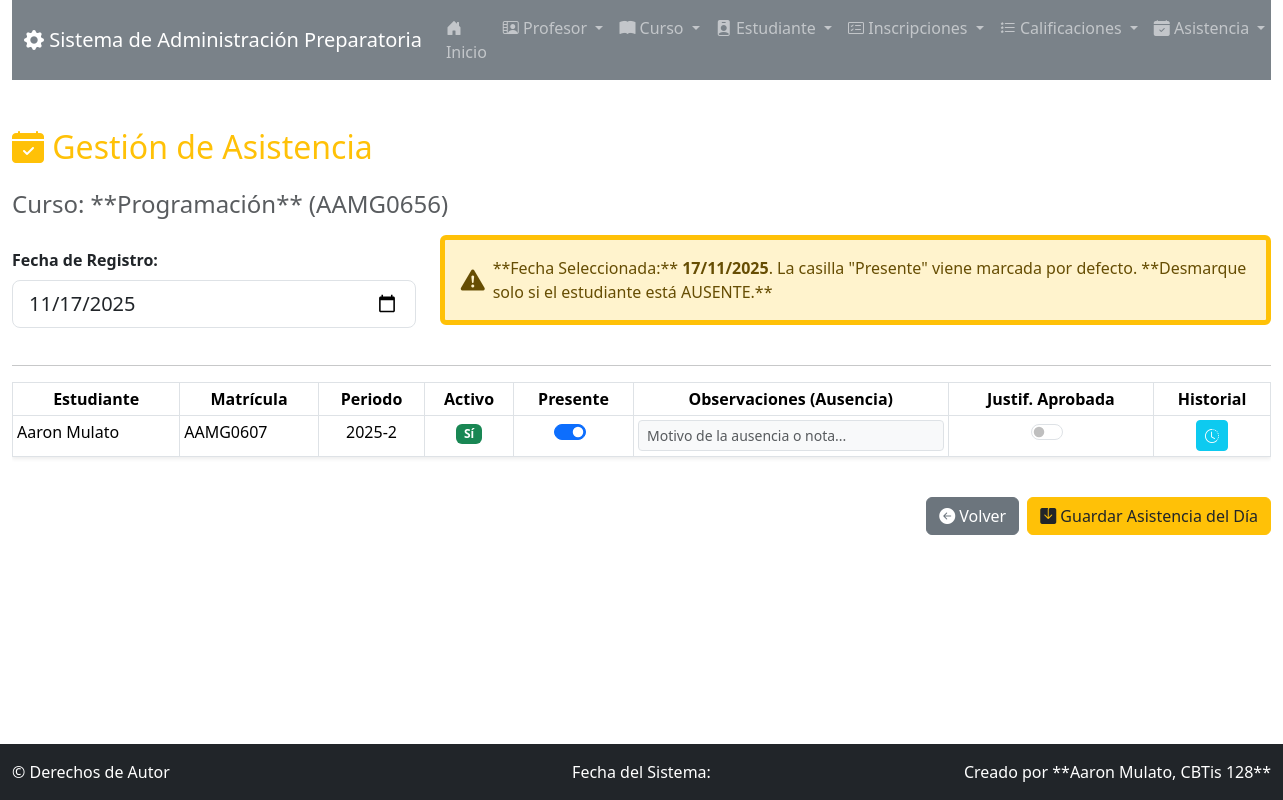
Screenshot of /asistencia/gestionar/1/ with the database file from the repository.
### app_Preparatoria/models.py (models this page shows, shortened)
class Curso(models.Model):
    nombre_curso = models.CharField(max_length=50)
    codigo = models.CharField(max_length=10, unique=True)
    descripcion = models.TextField(max_length=100)
    creditos = models.PositiveIntegerField()
    horario = models.CharField(max_length=50)
    aula = models.CharField(max_length=20)
    profesor = models.ForeignKey(Profesor, related_name="cursos", on_delete=models.CASCADE)

class Inscripcion(models.Model):
    estudiante = models.ForeignKey(Estudiante, on_delete=models.CASCADE)
    curso = models.ForeignKey(Curso, on_delete=models.CASCADE)
    fecha_inscripcion_curso = models.DateField(auto_now_add=True)
    fecha_finalizacion = models.DateField(null=True, blank=True)
    esta_activo = models.BooleanField(default=True)
    periodo_academico = models.CharField(max_length=50, default="2025-2") # Campo nuevo
    es_obligatorio = models.BooleanField(default=True) # Campo nuevo
    class Meta:
        unique_together = ('estudiante', 'curso', 'periodo_academico') # Ajuste para permitir reinscripción en otro periodo

class Estudiante(models.Model):
    nombre_estudiante = models.CharField(max_length=50)
    apellido_estudiante = models.CharField(max_length=50)
    matricula = models.CharField(max_length=10, unique=True)
    correo_estudiante = models.EmailField(max_length=100)
    fecha_nacimiento = models.DateField()
    fecha_inscripcion = models.DateField(auto_now_add=True)
    cursos = models.ManyToManyField(Curso, through='Inscripcion', related_name="estudiantes_inscritos")

### app_Preparatoria/views.py (the view, shortened to what this page needs)
# urls.py: path('asistencia/gestionar/<int:curso_id>/', views.gestionar_asistencia, name='gestionar_asistencia'),
def gestionar_asistencia(request, curso_id):
    curso = get_object_or_404(Curso, pk=curso_id)
    fecha_a_usar = date.today()
    if request.method == 'POST':
        fecha_registro_str = request.POST.get('fecha_registro')
        if fecha_registro_str:
            try:
                fecha_a_usar = datetime.strptime(fecha_registro_str, '%Y-%m-%d').date()
            except ValueError:
                pass
    else:
        fecha_param = request.GET.get('fecha')
        if fecha_param:
            try:
                fecha_a_usar = datetime.strptime(fecha_param, '%Y-%m-%d').date()
            except ValueError:
                pass
    if fecha_a_usar > date.today():
          fecha_a_usar = date.today()
    inscripciones = Inscripcion.objects.filter(
        curso=curso,
        esta_activo=True
    ).select_related('estudiante')
    asistencias_query = Asistencia.objects.filter(
        inscripcion__in=inscripciones,
        fecha=fecha_a_usar
    )
    asistencias_hoy = {asist.inscripcion_id: asist for asist in asistencias_query}
    for inscripcion in inscripciones:
        inscripcion.registro_asistencia = asistencias_hoy.get(inscripcion.id)
    context = {
        'curso': curso,
        'inscripciones': inscripciones,
        'fecha_hoy': fecha_a_usar,
    }
    return render(request, 'asistencia/gestionar_asistencia.html', context)

### app_Preparatoria/templates/asistencia/gestionar_asistencia.html (shortened to what this page needs)
{% extends 'base.html' %}
{% block content %}
<h2 class="mb-4 text-warning"><i class="bi bi-calendar-check-fill"></i> Gestión de Asistencia</h2>
<h4 class="mb-3 text-muted">Curso: **{{ curso.nombre_curso }}** ({{ curso.codigo }})</h4>
<form method="POST" action="{% url 'gestionar_asistencia' curso.id %}">
    <div class="row mb-4 align-items-center">
        <div class="col-md-4">
            <label for="fecha_registro" class="form-label fw-bold">Fecha de Registro:</label>
            <input type="date" id="fecha_registro" name="fecha_registro" class="form-control form-control-lg"
                   value="{{ fecha_hoy|date:'Y-m-d' }}"
                   max="{{ 'now'|date:'Y-m-d' }}" required>
        </div>
        <div class="col-md-8">
            <div class="alert alert-warning border-start border-5 border-warning d-flex align-items-center mt-3 mt-md-0" role="alert">
                <i class="bi bi-exclamation-triangle-fill me-2 fs-4"></i>
                <div>
                    **Fecha Seleccionada:** <span class="fw-bold">{{ fecha_hoy|date:"d/m/Y" }}</span>. La casilla "Presente" viene marcada por defecto. **Desmarque solo si el estudiante está AUSENTE.**
                </div>
            </div>
        </div>
    </div>
    <hr>
    <div class="table-responsive">
        <table class="table table-bordered table-sm table-hover shadow-sm">
            <thead class="bg-primary text-white text-center sticky-top">
                <tr>
                    <th>Estudiante</th>
                    <th>Matrícula</th>
                    <th>Periodo</th>
                    <th>Activo</th>
                    <th>Presente</th>
                    <th style="width: 25%;">Observaciones (Ausencia)</th>
                    <th>Justif. Aprobada</th>
                    <th>Historial</th>
                </tr>
            </thead>
            <tbody>
                {% for inscripcion in inscripciones %}
                {% with asistencia=inscripcion.registro_asistencia %}
                <tr class="{% if asistencia and not asistencia.presente %}table-danger{% endif %}">
                    <td>{{ inscripcion.estudiante.nombre_estudiante }} {{ inscripcion.estudiante.apellido_estudiante }}</td>
                    <td>{{ inscripcion.estudiante.matricula }}</td>
                    <td class="text-center">{{ inscripcion.periodo_academico }}</td>
                    <td class="text-center">
                        {% if inscripcion.esta_activo %}
                            <span class="badge bg-success">Sí</span>
                        {% else %}
                            <span class="badge bg-danger">No</span>
                        {% endif %}
                    </td>
                    <td class="text-center">
                        <div class="form-check form-switch d-inline-block">
                            <input class="form-check-input" type="checkbox" id="presente_{{ inscripcion.id }}" name="presente_{{ inscripcion.id }}"
                                {% if asistencia and asistencia.presente %}checked{% elif not asistencia %}checked{% endif %}>
                        </div>
                    </td>
                    <td>
                        <input type="text" class="form-control form-control-sm" name="observaciones_{{ inscripcion.id }}"
                                placeholder="Motivo de la ausencia o nota..."
                                value="{% if asistencia %}{{ asistencia.observaciones }}{% endif %}"
                                {% if not asistencia or asistencia.presente %}style="background-color: #f8f9fa;"{% endif %}>
                    </td>
                    <td class="text-center">
                        <div class="form-check form-switch d-inline-block">
                            <input class="form-check-input" type="checkbox" id="justificada_{{ inscripcion.id }}"
                                name="justificada_{{ inscripcion.id }}"
                                >
                        </div>
                    </td>
                    <td class="text-center">
                        <a href="{% url 'ver_historial_asistencia_estudiante' inscripcion.id %}" class="btn btn-sm btn-info text-white" title="Ver Historial">
                            <i class="bi bi-clock-history"></i>
                        </a>
                    </td>
                </tr>
                {% endwith %}
                {% empty %}
                <tr>
                    <td colspan="8" class="text-center">No hay estudiantes activos inscritos en este curso.</td>
                </tr>
                {% endfor %}
            </tbody>
        </table>
    </div>
    <div class="mt-4 d-grid gap-2 d-md-flex justify-content-md-end">
        <a href="{% url 'seleccionar_curso_asistencia' %}" class="btn btn-secondary">
            <i class="bi bi-arrow-left-circle-fill"></i> Volver
        </a>
        <button type="submit" class="btn btn-warning text-dark">
            <i class="bi bi-save-fill"></i> Guardar Asistencia del Día
        </button>
    </div>
</form>
{% endblock %}

### app_Preparatoria/templates/base.html (style rules this page uses)
:root { --bs-primary: #6c757d; --bs-secondary: #e9ecef; --bs-success: #20c997; --bs-info: #6610f2; }
body { padding-bottom: 60px; }

### rows the page displays
Curso: nombre_curso "Programación", codigo "AAMG0656"
Inscripcion: estudiante.nombre_estudiante "Aaron", estudiante.apellido_estudiante "Mulato", estudiante.matricula "AAMG0607", periodo_academico "2025-2", esta_activo "Sí"
